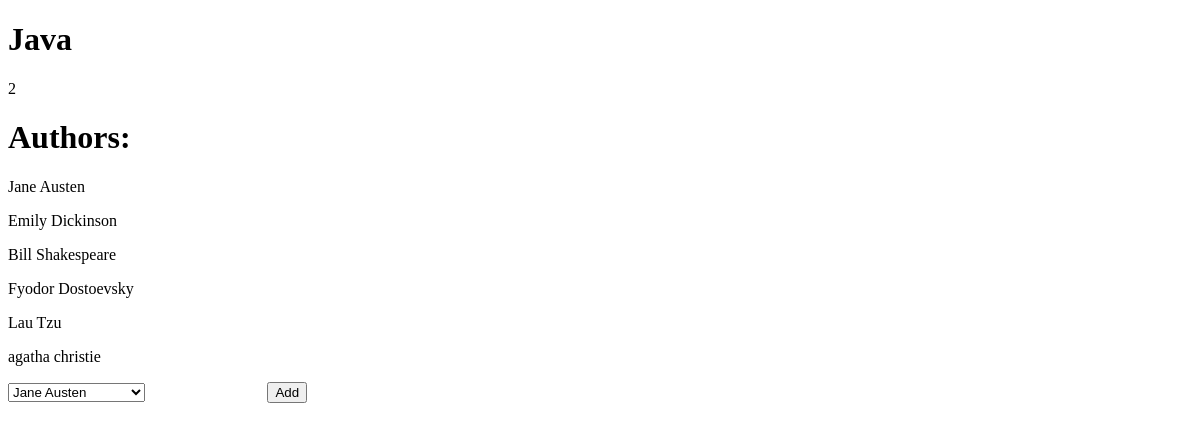
The page /books/2 on the database its author committed.
### books_authors_app/models.py (models this page shows, shortened)
class Books(models.Model):
    title = models.CharField(max_length=255)
    desc = models.TextField()
    created_at = models.DateTimeField(auto_now_add=True)
    updated_at = models.DateTimeField(auto_now=True)

class Authors(models.Model):
    first_name = models.CharField(max_length=45)
    last_name = models.CharField(max_length=45)
    book = models.ManyToManyField(Books, related_name="authors")
    notes = models.TextField()
    created_at = models.DateTimeField(auto_now_add=True)
    updated_at = models.DateTimeField(auto_now=True)

### books_authors_app/views.py (the view)
# urls.py: path('books/<int:book_id>',views.booksView),
def booksView(request , book_id):
    context = { 'Books' : Books.objects.get(id = book_id),
    'Authors' : Authors.objects.all()
    }
    return render(request , 'booksView.html' , context)

### books_authors_app/templates/booksView.html (shortened to what this page needs)
<!DOCTYPE html>
<html lang="en">
<head>
    {% load static %}
    <link rel="stylesheet" href="{% static 'css/style.css' %}">
</head>
<body>
    <div>
        <h1> {{Books.title}} </h1>
        <p>{{Books.id}} </p>
        <h1>Authors:</h1>
        {% for author in Books.authors.all %}
        <p>{{author.first_name}} {{author.last_name}}</p>
        {%endfor%}
        <form action="{{Books.id}}/AuthorToAbook" method="POST">
            <select name="Authors_name">
                {% for Author in Authors %}
                <option value="{{Author.id}}">{{Author.first_name}} {{Author.last_name}} </option>
                {% endfor %}
            </select>
            <button> Add </button>
        </form>
    </div>
</body>
</html>

### books_authors_app/static/css/style.css (style rules this page uses)
p { font-family: 'Lucida Sans'; }
button { margin-left: 10%; }

### rows shown on the page
Books: title "Java", id "2"
Authors: first_name "Jane", last_name "Austen"
Authors: first_name "Emily", last_name "Dickinson"
Authors: first_name "Bill", last_name "Shakespeare"
Authors: first_name "Fyodor", last_name "Dostoevsky"
Authors: first_name "Lau", last_name "Tzu"
Authors: first_name "agatha", last_name "christie"

### other values the page prints
form field Authors_name "Jane Austen"
